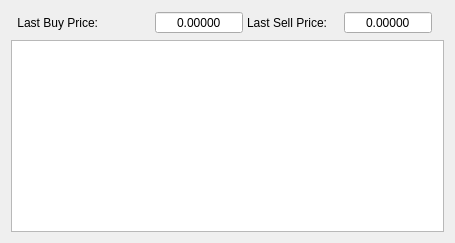
        <widget class="QWidget" name="tabOrderBook">
         <property name="sizePolicy">
          <sizepolicy hsizetype="Preferred" vsizetype="Preferred">
           <horstretch>0</horstretch>
           <verstretch>0</verstretch>
          </sizepolicy>
         </property>
         <property name="accessibleName">
          <string>TAB_ORDERS_BOOK</string>
         </property>
         <attribute name="title">
          <string>ORDER BOOK</string>
         </attribute>
         <layout class="QGridLayout" name="gridLayout_32">
          <item row="0" column="1">
           <widget class="QWidget" name="ordersLogInfoPanel" native="true">
            <layout class="QGridLayout" name="gridLayout_14">
             <property name="leftMargin">
              <number>0</number>
             </property>
             <property name="topMargin">
              <number>0</number>
             </property>
             <property name="rightMargin">
              <number>0</number>
             </property>
             <property name="bottomMargin">
              <number>0</number>
             </property>
             <property name="spacing">
              <number>4</number>
             </property>
             <item row="0" column="0">
              <widget class="QLabel" name="labelOrdersLastBuyPrice">
               <property name="sizePolicy">
                <sizepolicy hsizetype="Preferred" vsizetype="Preferred">
                 <horstretch>0</horstretch>
                 <verstretch>0</verstretch>
                </sizepolicy>
               </property>
               <property name="accessibleName">
                <string>TR00023</string>
               </property>
               <property name="text">
                <string>Last Buy Price:</string>
               </property>
               <property name="alignment">
                <set>Qt::AlignRight|Qt::AlignTrailing|Qt::AlignVCenter</set>
               </property>
              </widget>
             </item>
             <item row="0" column="2">
              <widget class="QLabel" name="usdLabelLastBuy">
               <property name="sizePolicy">
                <sizepolicy hsizetype="Maximum" vsizetype="Preferred">
                 <horstretch>0</horstretch>
                 <verstretch>0</verstretch>
                </sizepolicy>
               </property>
               <property name="font">
                <font>
                 <pointsize>11</pointsize>
                 <weight>50</weight>
                 <bold>false</bold>
                </font>
               </property>
               <property name="accessibleDescription">
                <string/>
               </property>
               <property name="styleSheet">
                <string notr="true">color: darkgreen</string>
               </property>
               <property name="text">
                <string/>
               </property>
               <property name="alignment">
                <set>Qt::AlignCenter</set>
               </property>
              </widget>
             </item>
             <item row="0" column="5">
              <widget class="QLabel" name="usdLabelLastSell">
               <property name="sizePolicy">
                <sizepolicy hsizetype="Maximum" vsizetype="Preferred">
                 <horstretch>0</horstretch>
                 <verstretch>0</verstretch>
                </sizepolicy>
               </property>
               <property name="font">
                <font>
                 <pointsize>11</pointsize>
                 <weight>50</weight>
                 <bold>false</bold>
                </font>
               </property>
               <property name="accessibleDescription">
                <string/>
               </property>
               <property name="styleSheet">
                <string notr="true">color: darkgreen</string>
               </property>
               <property name="text">
                <string/>
               </property>
               <property name="alignment">
                <set>Qt::AlignCenter</set>
               </property>
              </widget>
             </item>
             <item row="0" column="6">
              <widget class="QDoubleSpinBox" name="ordersLastSellPrice">
               <property name="sizePolicy">
                <sizepolicy hsizetype="Preferred" vsizetype="Fixed">
                 <horstretch>0</horstretch>
                 <verstretch>0</verstretch>
                </sizepolicy>
               </property>
               <property name="minimumSize">
                <size>
                 <width>70</width>
                 <height>0</height>
                </size>
               </property>
               <property name="whatsThis">
                <string>LastMySellPrice</string>
               </property>
               <property name="accessibleName">
                <string>PRICE</string>
               </property>
               <property name="accessibleDescription">
                <string>CAN_BE_ZERO</string>
               </property>
               <property name="alignment">
                <set>Qt::AlignCenter</set>
               </property>
               <property name="readOnly">
                <bool>true</bool>
               </property>
               <property name="buttonSymbols">
                <enum>QAbstractSpinBox::NoButtons</enum>
               </property>
               <property name="prefix">
                <string/>
               </property>
               <property name="decimals">
                <number>5</number>
               </property>
               <property name="minimum">
                <double>0.000000000000000</double>
               </property>
               <property name="maximum">
                <double>999999999.000000000000000</double>
               </property>
              </widget>
             </item>
             <item row="0" column="3">
              <widget class="QDoubleSpinBox" name="ordersLastBuyPrice">
               <property name="sizePolicy">
                <sizepolicy hsizetype="Preferred" vsizetype="Fixed">
                 <horstretch>0</horstretch>
                 <verstretch>0</verstretch>
                </sizepolicy>
               </property>
               <property name="minimumSize">
                <size>
                 <width>70</width>
                 <height>0</height>
                </size>
               </property>
               <property name="whatsThis">
                <string>LastMyBuyPrice</string>
               </property>
               <property name="accessibleName">
                <string>PRICE</string>
               </property>
               <property name="accessibleDescription">
                <string>CAN_BE_ZERO</string>
               </property>
               <property name="alignment">
                <set>Qt::AlignCenter</set>
               </property>
               <property name="readOnly">
                <bool>true</bool>
               </property>
               <property name="buttonSymbols">
                <enum>QAbstractSpinBox::NoButtons</enum>
               </property>
               <property name="prefix">
                <string/>
               </property>
               <property name="decimals">
                <number>5</number>
               </property>
               <property name="minimum">
                <double>0.000000000000000</double>
               </property>
               <property name="maximum">
                <double>999999999.000000000000000</double>
               </property>
              </widget>
             </item>
             <item row="0" column="4">
              <widget class="QLabel" name="labelOrdersLastSellPrice">
               <property name="sizePolicy">
                <sizepolicy hsizetype="Preferred" vsizetype="Preferred">
                 <horstretch>0</horstretch>
                 <verstretch>0</verstretch>
                </sizepolicy>
               </property>
               <property name="accessibleName">
                <string>TR00024</string>
               </property>
               <property name="text">
                <string>Last Sell Price:</string>
               </property>
               <property name="alignment">
                <set>Qt::AlignRight|Qt::AlignTrailing|Qt::AlignVCenter</set>
               </property>
              </widget>
             </item>
             <item row="0" column="1">
              <spacer name="horizontalSpacer">
               <property name="orientation">
                <enum>Qt::Horizontal</enum>
               </property>
               <property name="sizeHint" stdset="0">
                <size>
                 <width>40</width>
                 <height>20</height>
                </size>
               </property>
              </spacer>
             </item>
            </layout>
           </widget>
          </item>
          <item row="0" column="0">
           <spacer name="horizontalSpacer_12">
            <property name="orientation">
             <enum>Qt::Horizontal</enum>
            </property>
            <property name="sizeHint" stdset="0">
             <size>
              <width>0</width>
              <height>20</height>
             </size>
            </property>
           </spacer>
          </item>
          <item row="0" column="2">
           <spacer name="horizontalSpacer_3">
            <property name="orientation">
             <enum>Qt::Horizontal</enum>
            </property>
            <property name="sizeHint" stdset="0">
             <size>
              <width>0</width>
              <height>0</height>
             </size>
            </property>
           </spacer>
          </item>
          <item row="1" column="0" colspan="6">
           <widget class="QTableView" name="tableHistory">
            <property name="contextMenuPolicy">
             <enum>Qt::CustomContextMenu</enum>
            </property>
            <property name="styleSheet">
             <string notr="true">font-size:12px</string>
            </property>
            <property name="horizontalScrollBarPolicy">
             <enum>Qt::ScrollBarAsNeeded</enum>
            </property>
            <property name="editTriggers">
             <set>QAbstractItemView::NoEditTriggers</set>
            </property>
            <property name="showDropIndicator" stdset="0">
             <bool>false</bool>
            </property>
            <property name="alternatingRowColors">
             <bool>true</bool>
            </property>
            <property name="selectionBehavior">
             <enum>QAbstractItemView::SelectRows</enum>
            </property>
            <property name="textElideMode">
             <enum>Qt::ElideRight</enum>
            </property>
            <property name="verticalScrollMode">
             <enum>QAbstractItemView::ScrollPerPixel</enum>
            </property>
            <property name="horizontalScrollMode">
             <enum>QAbstractItemView::ScrollPerPixel</enum>
            </property>
            <property name="showGrid">
             <bool>false</bool>
            </property>
            <property name="sortingEnabled">
             <bool>false</bool>
            </property>
            <property name="wordWrap">
             <bool>false</bool>
            </property>
            <attribute name="horizontalHeaderHighlightSections">
             <bool>false</bool>
            </attribute>
            <attribute name="horizontalHeaderShowSortIndicator" stdset="0">
             <bool>false</bool>
            </attribute>
            <attribute name="verticalHeaderVisible">
             <bool>false</bool>
            </attribute>
            <attribute name="verticalHeaderHighlightSections">
             <bool>false</bool>
            </attribute>
           </widget>
          </item>
          <item row="0" column="3" colspan="3">
           <layout class="QHBoxLayout" name="horizontalLayout_5">
            <property name="spacing">
             <number>0</number>
            </property>
            <property name="leftMargin">
             <number>0</number>
            </property>
           </layout>
          </item>
         </layout>
        </widget>
